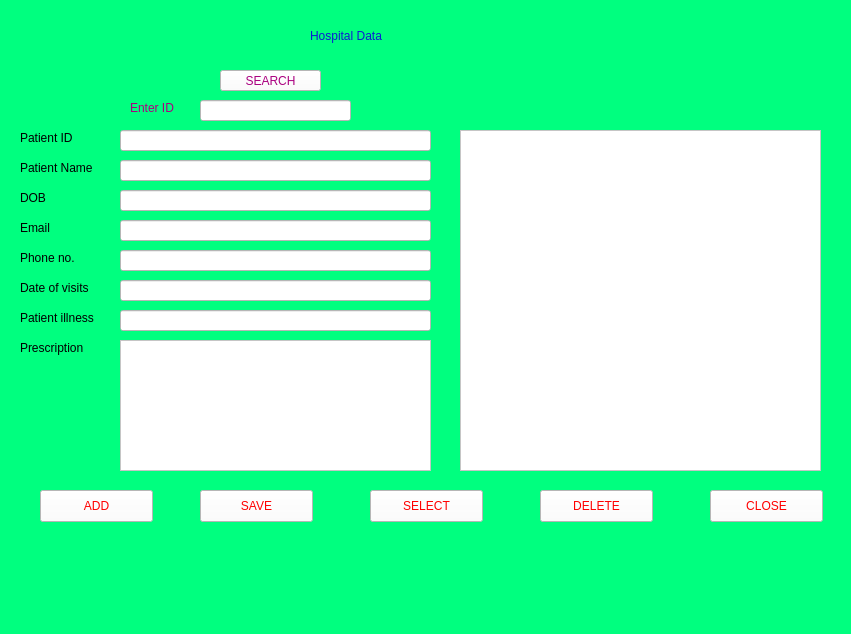
<?xml version="1.0" encoding="UTF-8"?>
<ui version="4.0">
 <class>MainWindow</class>
 <widget class="QMainWindow" name="MainWindow">
  <property name="geometry">
   <rect>
    <x>0</x>
    <y>0</y>
    <width>851</width>
    <height>634</height>
   </rect>
  </property>
  <property name="windowTitle">
   <string>MainWindow</string>
  </property>
  <property name="styleSheet">
   <string notr="true">color:rgb(0, 0, 0);
background-color: rgb(0, 255, 127);
</string>
  </property>
  <widget class="QWidget" name="centralwidget">
   <widget class="QLabel" name="label">
    <property name="geometry">
     <rect>
      <x>20</x>
      <y>130</y>
      <width>81</width>
      <height>16</height>
     </rect>
    </property>
    <property name="text">
     <string>Patient ID</string>
    </property>
   </widget>
   <widget class="QLabel" name="label_2">
    <property name="geometry">
     <rect>
      <x>310</x>
      <y>20</y>
      <width>231</width>
      <height>31</height>
     </rect>
    </property>
    <property name="styleSheet">
     <string notr="true">color:rgb(12, 28, 211);
font: 87 18pt &quot;Rockwell Extra Bold&quot;;
</string>
    </property>
    <property name="text">
     <string>Hospital Data</string>
    </property>
   </widget>
   <widget class="QLineEdit" name="lineid">
    <property name="geometry">
     <rect>
      <x>120</x>
      <y>130</y>
      <width>311</width>
      <height>21</height>
     </rect>
    </property>
    <property name="styleSheet">
     <string notr="true">background-color: rgb(255, 255, 255);</string>
    </property>
   </widget>
   <widget class="QLabel" name="label_3">
    <property name="geometry">
     <rect>
      <x>20</x>
      <y>160</y>
      <width>81</width>
      <height>16</height>
     </rect>
    </property>
    <property name="text">
     <string>Patient Name</string>
    </property>
   </widget>
   <widget class="QLabel" name="label_4">
    <property name="geometry">
     <rect>
      <x>20</x>
      <y>190</y>
      <width>31</width>
      <height>16</height>
     </rect>
    </property>
    <property name="text">
     <string>DOB</string>
    </property>
   </widget>
   <widget class="QLabel" name="label_6">
    <property name="geometry">
     <rect>
      <x>20</x>
      <y>310</y>
      <width>91</width>
      <height>16</height>
     </rect>
    </property>
    <property name="text">
     <string>Patient illness</string>
    </property>
   </widget>
   <widget class="QLineEdit" name="linename">
    <property name="geometry">
     <rect>
      <x>120</x>
      <y>160</y>
      <width>311</width>
      <height>21</height>
     </rect>
    </property>
    <property name="styleSheet">
     <string notr="true">background-color: rgb(255, 255, 255);</string>
    </property>
   </widget>
   <widget class="QLineEdit" name="linedob">
    <property name="geometry">
     <rect>
      <x>120</x>
      <y>190</y>
      <width>311</width>
      <height>21</height>
     </rect>
    </property>
    <property name="styleSheet">
     <string notr="true">background-color: rgb(255, 255, 255);</string>
    </property>
   </widget>
   <widget class="QLineEdit" name="lineillness">
    <property name="geometry">
     <rect>
      <x>120</x>
      <y>310</y>
      <width>311</width>
      <height>21</height>
     </rect>
    </property>
    <property name="styleSheet">
     <string notr="true">background-color: rgb(255, 255, 255);</string>
    </property>
   </widget>
   <widget class="QListWidget" name="lw">
    <property name="geometry">
     <rect>
      <x>460</x>
      <y>130</y>
      <width>361</width>
      <height>341</height>
     </rect>
    </property>
    <property name="styleSheet">
     <string notr="true">background-color: rgb(255, 255, 255);</string>
    </property>
   </widget>
   <widget class="QTextEdit" name="textpres">
    <property name="geometry">
     <rect>
      <x>120</x>
      <y>340</y>
      <width>311</width>
      <height>131</height>
     </rect>
    </property>
    <property name="styleSheet">
     <string notr="true">background-color: rgb(255, 255, 255);</string>
    </property>
   </widget>
   <widget class="QLabel" name="label_5">
    <property name="geometry">
     <rect>
      <x>20</x>
      <y>340</y>
      <width>81</width>
      <height>16</height>
     </rect>
    </property>
    <property name="text">
     <string>Prescription</string>
    </property>
   </widget>
   <widget class="QLabel" name="label_7">
    <property name="geometry">
     <rect>
      <x>20</x>
      <y>280</y>
      <width>81</width>
      <height>16</height>
     </rect>
    </property>
    <property name="text">
     <string>Date of visits</string>
    </property>
   </widget>
   <widget class="QLineEdit" name="linedov">
    <property name="geometry">
     <rect>
      <x>120</x>
      <y>280</y>
      <width>311</width>
      <height>21</height>
     </rect>
    </property>
    <property name="styleSheet">
     <string notr="true">background-color: rgb(255, 255, 255);</string>
    </property>
   </widget>
   <widget class="QLabel" name="label_8">
    <property name="geometry">
     <rect>
      <x>130</x>
      <y>100</y>
      <width>60</width>
      <height>16</height>
     </rect>
    </property>
    <property name="styleSheet">
     <string notr="true">font: 75 8pt &quot;MS Shell Dlg 2&quot;;
color: rgb(170, 0, 127);</string>
    </property>
    <property name="text">
     <string>Enter ID</string>
    </property>
   </widget>
   <widget class="QLineEdit" name="linesearch">
    <property name="geometry">
     <rect>
      <x>200</x>
      <y>100</y>
      <width>151</width>
      <height>21</height>
     </rect>
    </property>
    <property name="styleSheet">
     <string notr="true">background-color: rgb(255, 255, 255);</string>
    </property>
   </widget>
   <widget class="QPushButton" name="buttonadd">
    <property name="geometry">
     <rect>
      <x>40</x>
      <y>490</y>
      <width>113</width>
      <height>32</height>
     </rect>
    </property>
    <property name="styleSheet">
     <string notr="true">
font: 87 10pt &quot;Segoe UI Black&quot;;
color: rgb(255, 0, 0);
background-color: rgb(255, 255, 255);</string>
    </property>
    <property name="text">
     <string>ADD</string>
    </property>
   </widget>
   <widget class="QPushButton" name="buttonselect">
    <property name="geometry">
     <rect>
      <x>370</x>
      <y>490</y>
      <width>113</width>
      <height>32</height>
     </rect>
    </property>
    <property name="styleSheet">
     <string notr="true">
font: 87 10pt &quot;Segoe UI Black&quot;;
color: rgb(255, 0, 0);
background-color: rgb(255, 255, 255);</string>
    </property>
    <property name="text">
     <string>SELECT</string>
    </property>
   </widget>
   <widget class="QPushButton" name="buttonsave">
    <property name="geometry">
     <rect>
      <x>200</x>
      <y>490</y>
      <width>113</width>
      <height>32</height>
     </rect>
    </property>
    <property name="styleSheet">
     <string notr="true">
font: 87 10pt &quot;Segoe UI Black&quot;;
color: rgb(255, 0, 0);
background-color: rgb(255, 255, 255);</string>
    </property>
    <property name="text">
     <string>SAVE</string>
    </property>
   </widget>
   <widget class="QPushButton" name="buttondelete">
    <property name="geometry">
     <rect>
      <x>540</x>
      <y>490</y>
      <width>113</width>
      <height>32</height>
     </rect>
    </property>
    <property name="styleSheet">
     <string notr="true">
font: 87 10pt &quot;Segoe UI Black&quot;;
color: rgb(255, 0, 0);
background-color: rgb(255, 255, 255);</string>
    </property>
    <property name="text">
     <string>DELETE</string>
    </property>
   </widget>
   <widget class="QPushButton" name="buttonclose">
    <property name="geometry">
     <rect>
      <x>710</x>
      <y>490</y>
      <width>113</width>
      <height>32</height>
     </rect>
    </property>
    <property name="styleSheet">
     <string notr="true">
font: 87 10pt &quot;Segoe UI Black&quot;;
color: rgb(255, 0, 0);
background-color: rgb(255, 255, 255);</string>
    </property>
    <property name="text">
     <string>CLOSE</string>
    </property>
   </widget>
   <widget class="QLabel" name="label_9">
    <property name="geometry">
     <rect>
      <x>20</x>
      <y>220</y>
      <width>41</width>
      <height>16</height>
     </rect>
    </property>
    <property name="text">
     <string>Email</string>
    </property>
   </widget>
   <widget class="QLabel" name="label_10">
    <property name="geometry">
     <rect>
      <x>20</x>
      <y>250</y>
      <width>60</width>
      <height>16</height>
     </rect>
    </property>
    <property name="text">
     <string>Phone no.</string>
    </property>
   </widget>
   <widget class="QLineEdit" name="lineemail">
    <property name="geometry">
     <rect>
      <x>120</x>
      <y>220</y>
      <width>311</width>
      <height>21</height>
     </rect>
    </property>
    <property name="styleSheet">
     <string notr="true">background-color: rgb(255, 255, 255);</string>
    </property>
   </widget>
   <widget class="QLineEdit" name="linephone">
    <property name="geometry">
     <rect>
      <x>120</x>
      <y>250</y>
      <width>311</width>
      <height>21</height>
     </rect>
    </property>
    <property name="styleSheet">
     <string notr="true">background-color: rgb(255, 255, 255);</string>
    </property>
   </widget>
   <widget class="QPushButton" name="buttonsearch">
    <property name="geometry">
     <rect>
      <x>220</x>
      <y>70</y>
      <width>101</width>
      <height>21</height>
     </rect>
    </property>
    <property name="styleSheet">
     <string notr="true">font: 75 8pt &quot;MS Shell Dlg 2&quot;;
color: rgb(170, 0, 127);
background-color: rgb(255, 255, 255);</string>
    </property>
    <property name="text">
     <string>SEARCH</string>
    </property>
   </widget>
  </widget>
  <widget class="QMenuBar" name="menubar">
   <property name="geometry">
    <rect>
     <x>0</x>
     <y>0</y>
     <width>851</width>
     <height>21</height>
    </rect>
   </property>
  </widget>
  <widget class="QStatusBar" name="statusbar"/>
 </widget>
 <resources/>
 <connections>
  <connection>
   <sender>buttonclose</sender>
   <signal>clicked()</signal>
   <receiver>MainWindow</receiver>
   <slot>close()</slot>
   <hints>
    <hint type="sourcelabel">
     <x>746</x>
     <y>533</y>
    </hint>
    <hint type="destinationlabel">
     <x>646</x>
     <y>588</y>
    </hint>
   </hints>
  </connection>
 </connections>
</ui>
